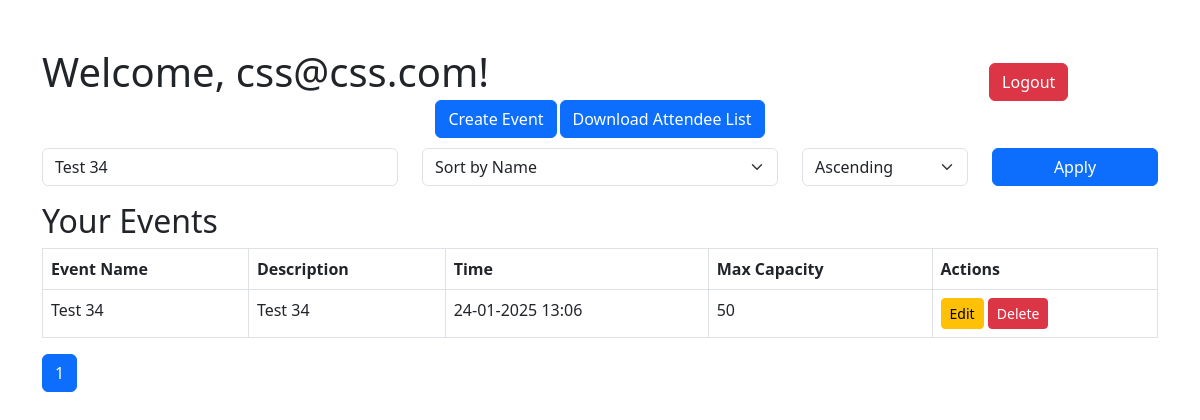
/dashboard.php?filter=Test 34 (signed in), run on the app's committed database.
### tables this page shows
CREATE TABLE `events` (
  `EventID` int(11) NOT NULL,
  `HOST` varchar(255) NOT NULL,
  `EventName` varchar(255) NOT NULL,
  `EventDescription` text NOT NULL,
  `EventTime` datetime NOT NULL,
  `MaxCapacity` int(11) NOT NULL DEFAULT 0
);

### dashboard.php (called while the page is built, shortened)
<?php
require 'includes/connection.php';
$host = $_SESSION['username'];
$currentPage = isset($_GET['page']) ? (int)$_GET['page'] : 1;
$itemsPerPage = 5;
$offset = ($currentPage - 1) * $itemsPerPage;
$allowedSortColumns = ['EventName', 'EventDescription', 'EventTime'];
$sortBy = isset($_GET['sort_by']) && in_array($_GET['sort_by'], $allowedSortColumns) ? $_GET['sort_by'] : 'EventName';
$sortOrder = (isset($_GET['sort_order']) && $_GET['sort_order'] === 'desc') ? 'DESC' : 'ASC';
$filter = isset($_GET['filter']) ? $_GET['filter'] : '';
$stmt = $conn->prepare("
    SELECT * FROM events
    WHERE HOST = ? AND EventName LIKE ?
    ORDER BY $sortBy $sortOrder
    LIMIT ? OFFSET ?
");
$searchTerm = '%' . $filter . '%';
$stmt->bind_param("ssii", $host, $searchTerm, $itemsPerPage, $offset);
$stmt->execute();
$events = $stmt->get_result();
$countStmt = $conn->prepare("SELECT COUNT(*) AS total FROM events WHERE HOST = ? AND EventName LIKE ?");
$countStmt->bind_param("ss", $host, $searchTerm);
$countStmt->execute();
$totalEvents = $countStmt->get_result()->fetch_assoc()['total'];
$totalPages = ceil($totalEvents / $itemsPerPage);
require 'frontend/template/dashboard.frontend.php';
?>

### frontend/template/dashboard.frontend.php (the view, shortened to what this page needs)
<!DOCTYPE html>
<html lang="en">
<head>
    <link rel="stylesheet" href="https://cdn.jsdelivr.net/npm/bootstrap@5.3.0/dist/css/bootstrap.min.css">
</head>
<body>
<div class="container my-5">
    <div style="display:flex; gap: 500px">
    <h1>Welcome, <?php echo htmlspecialchars($host); ?>!</h1>
    <a href="logout.php" class="btn btn-danger mb-4" style="margin-top:15px;">Logout</a>
    </div>
<div style="display: flex; gap: 3px; justify-content: center; align-items: center; margin-top: -25px;">
<button type="button" class="btn btn-primary" data-bs-toggle="modal" data-bs-target="#createEventModal">
    Create Event
</button>
<button type="button" class="btn btn-primary"><a href="attendee_list.php" style="color:white; text-decoration:none;">Download Attendee List</a></button>
</div>
<form method="GET" class="mb-3">
    <div class="row">
        <div class="col-md-4">
            <input type="text" name="filter" value="<?php echo htmlspecialchars($filter); ?>" class="form-control" placeholder="Search by Event Name">
        </div>
        <div class="col-md-4">
            <select name="sort_by" class="form-select">
                <option value="EventName" <?php echo $sortBy === 'EventName' ? 'selected' : ''; ?>>Sort by Name</option>
            </select>
        </div>
        <div class="col-md-2">
            <select name="sort_order" class="form-select">
                <option value="asc" <?php echo $sortOrder === 'ASC' ? 'selected' : ''; ?>>Ascending</option>
            </select>
        </div>
        <div class="col-md-2">
            <button type="submit" class="btn btn-primary w-100">Apply</button>
        </div>
    </div>
</form>
    <h2>Your Events</h2>
    <table class="table table-bordered">
    <thead>
        <tr>
            <th>Event Name</th>
            <th>Description</th>
            <th>Time</th>
            <th>Max Capacity</th>
            <th>Actions</th>
        </tr>
    </thead>
    <tbody>
        <?php if ($events->num_rows > 0): ?>
            <?php foreach ($events as $event): ?>
                <tr>
                    <td><?php echo htmlspecialchars($event['EventName']); ?></td>
                    <td><?php echo htmlspecialchars($event['EventDescription']); ?></td>
                    <td><?php echo htmlspecialchars(date('d-m-Y H:i', strtotime($event['EventTime']))); ?></td>
                    <td><?php echo htmlspecialchars($event['MaxCapacity']); ?></td>
                    <td>
                        <button type="button" class="btn btn-warning btn-sm" data-bs-toggle="modal" data-bs-target="#editModal_<?php echo $event['EventID']; ?>">Edit</button>
<button type="button" class="btn btn-danger btn-sm" data-bs-toggle="modal" data-bs-target="#deleteModal_<?php echo $event['EventID']; ?>">Delete</button>
                    </td>
                </tr>
            <?php endforeach; ?>
        <?php else: ?>
            <tr>
                <td colspan="4" class="text-center">No events found.</td>
            </tr>
        <?php endif; ?>
    </tbody>
</table>
<nav>
    <ul class="pagination">
        <?php for ($i = 1; $i <= $totalPages; $i++): ?>
            <li class="page-item <?php echo $i == $currentPage ? 'active' : ''; ?>">
                <a class="page-link" href="?page=<?php echo $i; ?>&sort_by=<?php echo $sortBy; ?>&sort_order=<?php echo $sortOrder; ?>&filter=<?php echo urlencode($filter); ?>">
                    <?php echo $i; ?>
                </a>
            </li>
        <?php endfor; ?>
    </ul>
</nav>
</div>
</body>
</html>

### data on the page
events: EventName "Test 34", EventDescription "Test 34", EventTime "24-01-2025 13:06", MaxCapacity "50"

### other printed values
$host "css@css.com"
